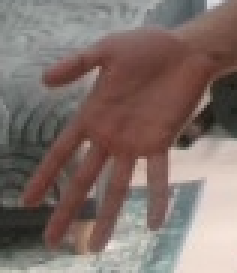
#> input picture hands/data/images/follow/0.png, 79 x 91 px (shown 3 times larger)
$ python 'create_data_from _images.py'
#> lines starting #> are read from the running program, lines starting #| are printed output that depends on the picture
import cv2
import os
import numpy as np
from ML import start_ML
from skimage import feature

rev_dict = {
    'follow':['stop', 'base', 'no_command']
}
dir_start = 'data/images/'

for i, name in enumerate(rev_dict.keys()):
    print(name)

    dir = 'data/ML/' + name + '/'
    if not os.path.exists(dir):
        os.makedirs(dir)

    path = dir_start + name + '/'
    files = os.listdir(path)
    X = []
    y = []
    for i in files:
        # image = np.load(path + i)
        image = cv2.imread(path + i)
#> image is the input picture: shape (91, 79, 3); mean B, G, R 106.6, 112.2, 128
        image = cv2.cvtColor(image, cv2.COLOR_BGR2GRAY)
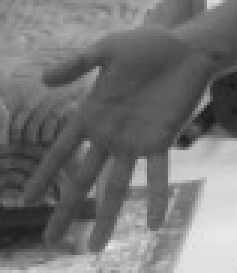
#> image: shape (91, 79) (shown 3 times larger); min 26, max 235, mean 116.2
        image = cv2.resize(image, (128, 128))
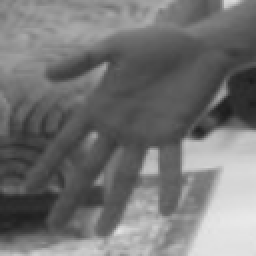
#> image: shape (128, 128) (shown 2 times larger); min 27, max 233, mean 116.1
        hog = feature.hog(image, orientations=9,
                                   pixels_per_cell=(4, 4), cells_per_block=(2, 2),
                                   block_norm='L2-Hys', visualize=False, transform_sqrt=True)
        X += [hog]

    y += [0] * len(files)


    for ind, j in enumerate(rev_dict[name]):
        path_rev = dir_start + j + '/'
#> (the run stopped early here; a loop or call above may not have finished)
